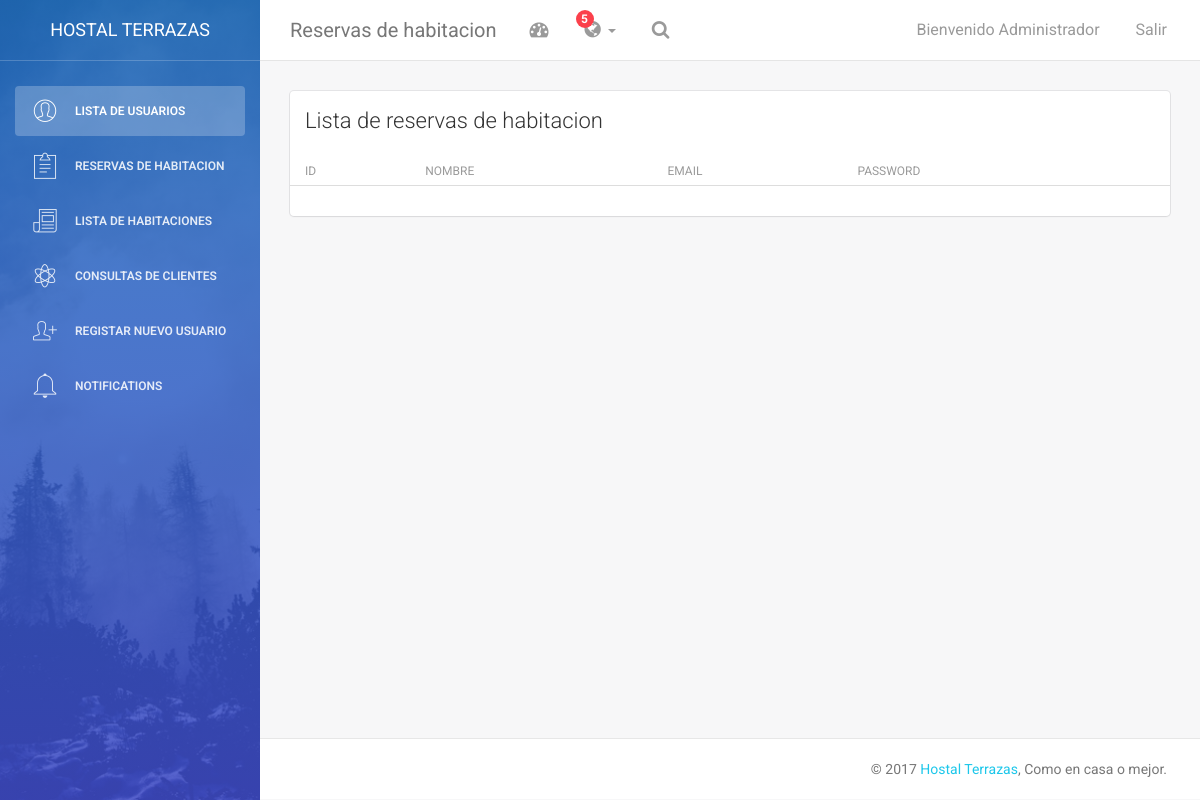
/php/listausuarios.php, run on an earlier commit of the app's database.
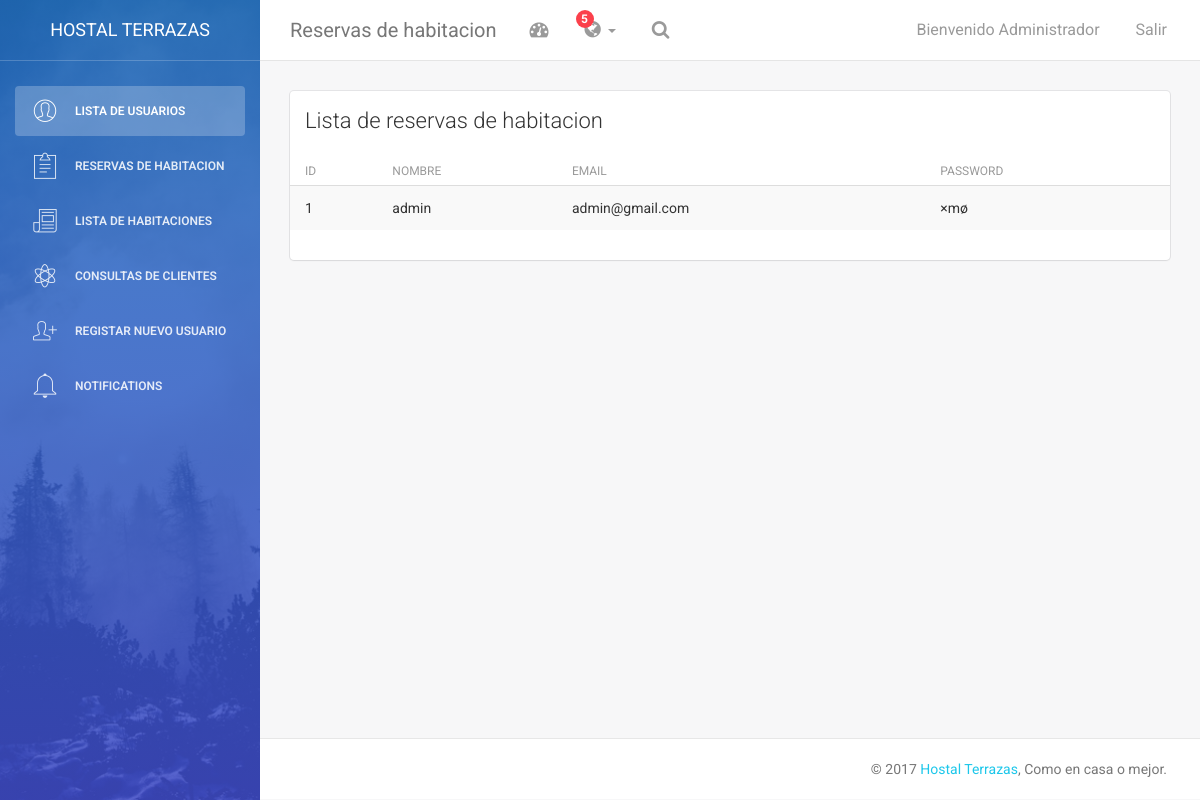
And on a later commit of the database.
### tables this page shows
CREATE TABLE `usuarios` (
  `idusuario` tinyint(3) NOT NULL,
  `nombre_usuario` varchar(45) DEFAULT NULL,
  `password_usuario` varchar(45) DEFAULT NULL,
  `corre_usuario` varchar(45) DEFAULT NULL
);

### php/listausuarios.php (the view, shortened to what the changed rows need)
<?php
include('conexion.php');
$datos ="SELECT * FROM usuarios";
$dUsuario = $con->query($datos);
?>
<!doctype html>
<html lang="en">
<head>
    <link href="../assets/css/bootstrap.min.css" rel="stylesheet" />
    <link href="../assets/css/animate.min.css" rel="stylesheet"/>
    <link href="../assets/css/light-bootstrap-dashboard.css?v=1.4.0" rel="stylesheet"/>
    <link href="../assets/css/demo.css" rel="stylesheet" />
    <link href="http://maxcdn.bootstrapcdn.com/font-awesome/4.2.0/css/font-awesome.min.css" rel="stylesheet">
    <link href="../assets/css/pe-icon-7-stroke.css" rel="stylesheet" />
</head>
<body>
<div class="wrapper">
    <div class="main-panel">
        <div class="content">
            <div class="container-fluid">
                <div class="row">
                    <div class="col-md-12">
                        <div class="card">
                            <div class="content table-responsive table-full-width">
                                <table class="table table-hover table-striped">
                                    <thead>
                                        <th>ID</th>
                                    	<th>Nombre</th>
                                    	<th>Email</th>
                                    	<th>Password </th>
                                    </thead>
                                    <tbody>
                                    <?php
				                        while ($regUsuarios= $dUsuario->fetch_array(MYSQLI_BOTH)) {
                                        echo '<tr>
                                        <td>'.$regUsuarios['idusuario'].'</td>
					                    <td>'. $regUsuarios['nombre_usuario'].'</td>
					                    <td>'. $regUsuarios['corre_usuario'].'</td>
					                    <td>'. base64_decode($regUsuarios['password_usuario']).'</td>
					                    </tr>';
			                                	}
			                        ?>
                                    </tbody>
                                </table>
                            </div>
                        </div>
                    </div>
                </div>
            </div>
        </div>
    </div>
</div>
</body>
</html>

What changed in the data, as far as the page shows it:
added usuarios: idusuario "1", nombre_usuario "admin", corre_usuario "admin@gmail.com", password_usuario "×mø"
